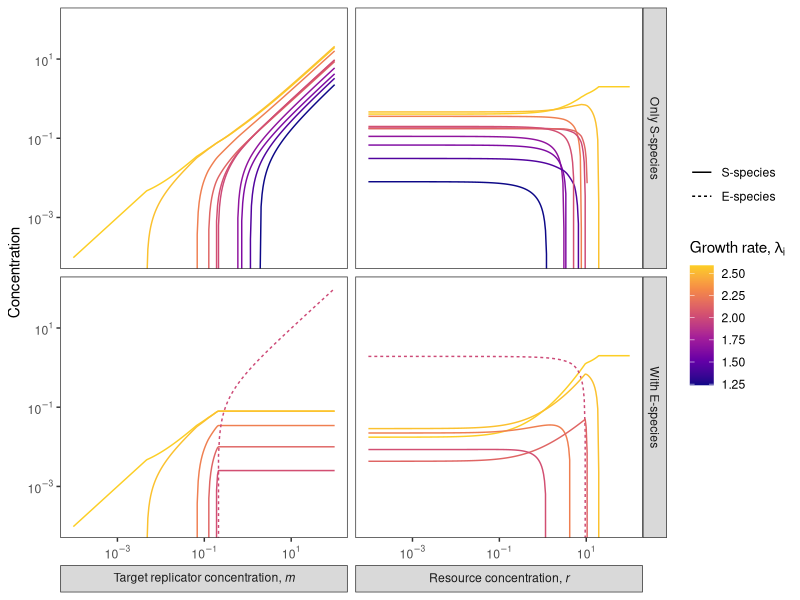

Write R code to recreate this figure.
library(tidyverse)



dat <- read_tsv("../data/alldata_reproduced.tsv", col_types = "cldicdi") |>
  filter(conc > 0) |>
  mutate(
    species = as_factor(species),
    type = fct_relevel(type, "S-species", "E-species"),
    param = as_factor(ifelse(param == "m",
                             "'Target replicator concentration,'~italic('m')",
                             "'Resource concentration,'~italic('r')")),
    expType = ifelse(expType, "With E-species", "Only S-species")
  )


dat |>
  ggplot(aes(x = paramValue, y = conc, color = growthRate,
             group = species, linetype = type)) +
  geom_line() +
  scale_x_log10(labels = scales::label_log()) +
  scale_y_log10(labels = scales::label_log()) +
  scale_color_viridis_c(option = "C", end = 0.9) +
  labs(x = NULL, y = "Concentration",
       linetype = NULL, color = expression(paste("Growth rate, ", lambda[i]))) +
  facet_grid(expType ~ param, labeller = labeller(.cols = label_parsed), switch = "x") +
  coord_cartesian(ylim = c(1e-4, NA)) +
  theme_bw() +
  theme(panel.grid = element_blank(), strip.placement = "outside")

#ggsave("../figures/Fig2_abs.pdf", device = cairo_pdf, width = 8, height = 5)
